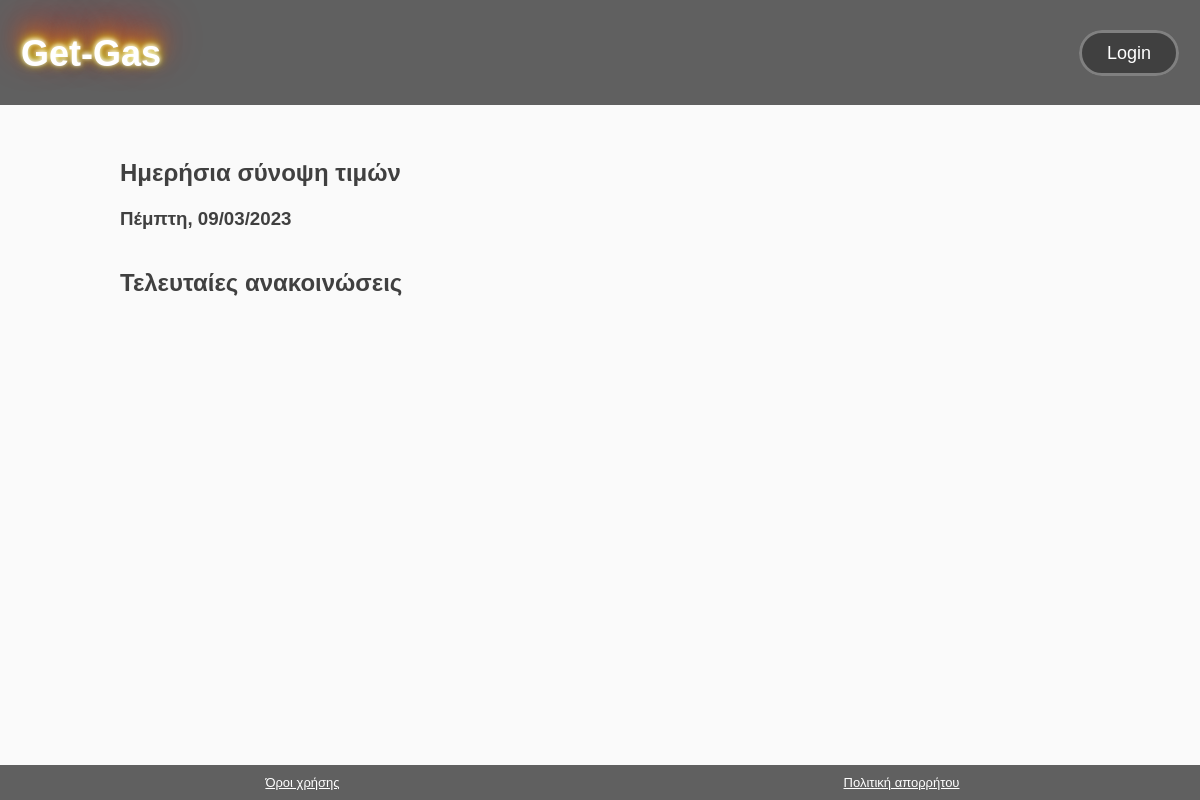
Before: /home/ with the older database file.
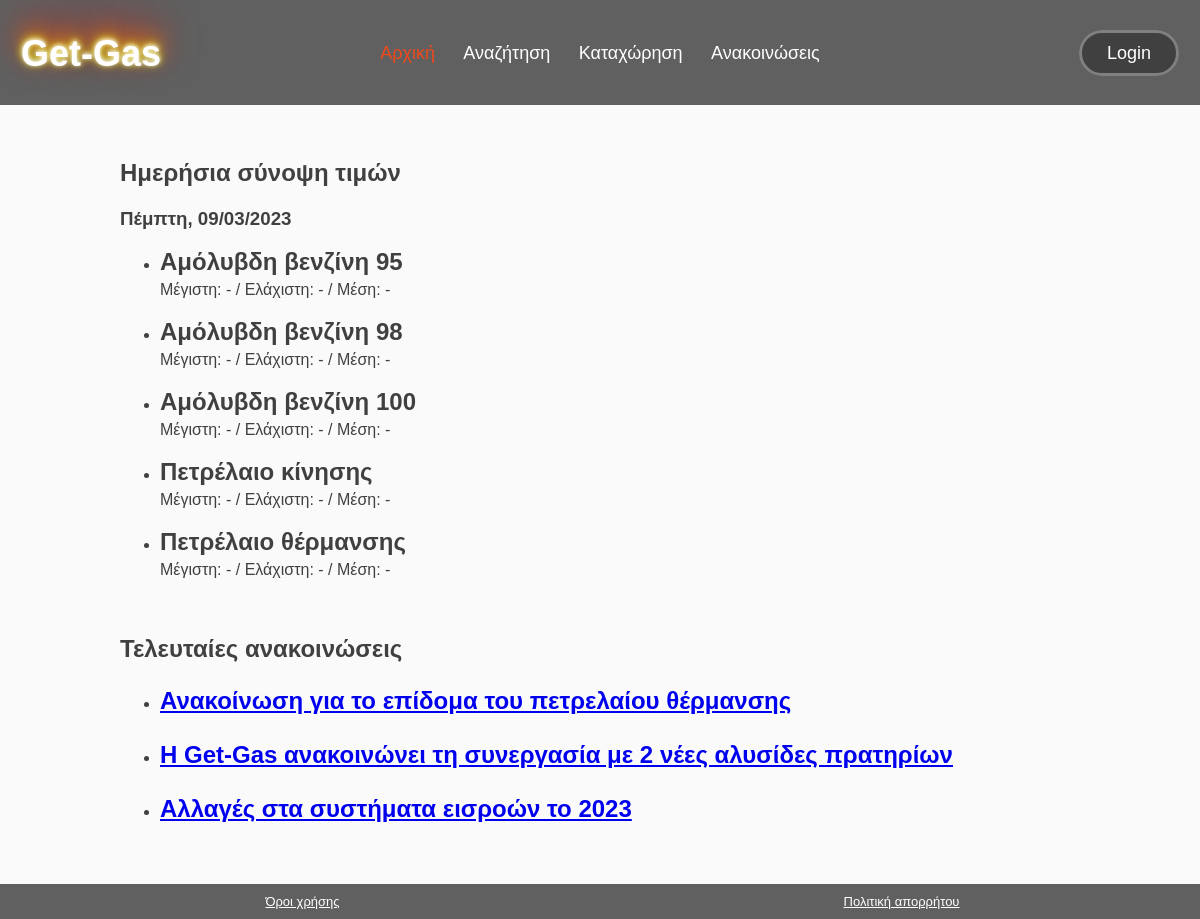
After: the same page with the newer database file.
### tables this page shows
CREATE TABLE IF NOT EXISTS `menu` (
  `id_menu` int NOT NULL AUTO_INCREMENT,
  `title_menu` varchar(255) NOT NULL,
  `controller_menu` varchar(255) NOT NULL,
  `menu_access` int NOT NULL,
  PRIMARY KEY (`id_menu`)
);

CREATE TABLE IF NOT EXISTS `kausimo` (
  `id_kausimou` int NOT NULL AUTO_INCREMENT,
  `tipos_kausimou` varchar(255) NOT NULL,
  PRIMARY KEY (`id_kausimou`)
);

CREATE TABLE IF NOT EXISTS `anakoinosis` (
  `id_anakoinosis` int NOT NULL AUTO_INCREMENT,
  `data_anakoinosis` date NOT NULL,
  `title_anakoinosis` varchar(255) NOT NULL,
  `text_anakoinosis` varchar(10000) NOT NULL,
  PRIMARY KEY (`id_anakoinosis`)
);

### app/Controllers/Home.php (called while the page is built, shortened)
<?php
    class Home {
        public function index($data = []) {
            $data['title'] = 'Κεντρική Σελιδα';
            $menu = new Menu;
            $data['menu-items'] = $menu->find_all_data_from_db();
            $kausimo = new Kausimo;
            $data['kausimo'] = $kausimo->find_all_data_from_db();
            $prosfores = new prosfores;
            $avg = $prosfores->get_avg_from_db('id_kausimou', 'price_prosforas', 'ending_date_prosforas');
            $min_max = $prosfores->get_min_and_max_from_db('id_kausimou', 'price_prosforas', 'ending_date_prosforas');
            $data['avg'] = $avg;
            $data['min_max'] = $min_max;
            $a = new Anakoinoseis;
            $data['anakoinoseis'] = $a->find_all_data_from_db();
            $this->view('home', $data);
        }
    }

### app/Core/App.php (called while the page is built, shortened)
<?php
    class App{
        private $method = 'index';
        public function __construct()
        {
            $url = $this->splitURL();
            $filename = "../app/Controllers/" . ucfirst($url[0]) . ".php";
            if (file_exists($filename)){
                unset($url[0]);
            }else {
                $this->controller = "_404";
                require "../app/Controllers/_404.php";
            }
            $controller = new $this->controller;
            call_user_func_array([$controller, $this->method], [$url]);
        }
        private function splitURL() {
            if (empty($_GET['url'])) {
                redirect('home');
            }else {
                $url = $_GET['url'];
                return (explode('/', filter_var(trim($url, "/"), FILTER_SANITIZE_URL)));
            }
        }
    }

### public/index.php (called while the page is built, shortened)
<?php
    $app = new App;

### app/Core/functions.php (called while the page is built, shortened)
<?php
    function check_if_current_page($m) {
        $current_page = basename($_SERVER['REQUEST_URI']);
        if ($current_page == $m) {
            return true;
        }
        return false;
    }
    function get_day_and_date(){
        $english_days = array('Sunday', 'Monday', 'Tuesday', 'Wednesday', 'Thursday', 'Friday', 'Saturday');
        $greek_days = array('Κυριακή', 'Δευτέρα', 'Τρίτη', 'Τεττάρτη', 'Πέμπτη', 'Παρασκευή', 'Σάββατο');
        $current_day = str_replace($english_days, $greek_days, date('l'));
        return $current_day . ", " . date("d/m/Y");
    }

### app/Core/Database.php (called while the page is built, shortened)
<?php
    trait Database {
        private $pdo;
        private function connect() {
            if (!$this->pdo) {
                try {
                    $string = "mysql:host=" . DB_HOST . ";dbname=" . DB_NAME;
                    $this->pdo = new PDO($string, DB_USER, DB_PASS);
                    $this->pdo->setAttribute(PDO::ATTR_ERRMODE, PDO::ERRMODE_EXCEPTION);
                } catch (PDOException $e) {
                    throw new Exception("Database connection failed: " . $e->getMessage());
                }
            }
            return $this->pdo;
        }
        public function query($query, $query_data = []) {
            $start_time = microtime(true);
            $con = $this->connect();
            try {
                $stm = $con->prepare($query);
                $check = $stm->execute($query_data);
                $result = $stm->fetchAll(PDO::FETCH_OBJ);
                return $result;
            } catch (PDOException $e) {
                throw new Exception("Query execution failed: " . $e->getMessage());
            } finally {
                $end_time = microtime(true);
                $execution_time = ($end_time - $start_time) * 1000;
                $log_message = $query . " [" . number_format($execution_time, 2) . " ms]";
                error_log($log_message);
            }
        }
    }

### app/Core/Model.php (called while the page is built, shortened)
<?php
    trait Model{
        public function find_all_data_from_db() {
            $query = "SELECT * FROM $this->db_table ORDER BY $this->order_col $this->order_type limit $this->limit offset $this->offset";
            return $this->query($query);
        }
    }

### app/Views/home.view.php (the view, shortened to what this page needs)
<section id="index-daily-prices">
    <div class="container">
        <h1>Ημερήσια σύνοψη τιμών</h1>
        <h3><?=get_day_and_date()?></h3>
        <ul>
            <?php for ($i=0; $i<count($data['kausimo']); $i++) : ?>
				<li>
					<h2><?=$data['kausimo'][$i]->tipos_kausimou?></h2>
                    <?php if (!empty($data['min_max'][$i])) : ?>
                        <p id="price-gas95">Μέγιστη: <?=$data['min_max'][$i]->max_price?> / Ελάχιστη: <?=$data['min_max'][$i]->min_price?> / Μέση: <?=number_format($data['avg'][$i]->avg, 2)?></p>
                    <?php else:?>
                        <p id="price-gas95">Μέγιστη: - / Ελάχιστη: - / Μέση: -</p>
                    <?php endif;?>
                </li>
			<?php endfor;?>
		</ul>
	</div>
</section>
<section id="index-latest-announcements" class="last-section-before-footer">
    <div class="container">
	    <h1>Τελευταίες ανακοινώσεις</h1>
        <ul>
            <?php for ($i=0; $i<count($data['anakoinoseis']); $i++) : ?>
                <li>
                    <h3><?=$data['anakoinoseis'][$i]->date_anakoinosis?></h3>
                    <h2><a href="announcements#<?=$data['anakoinoseis'][$i]->date_anakoinosis?>"><?=$data['anakoinoseis'][$i]->title_anakoinosis?></a></h2>
                </li>
            <?php endfor;?>
        </ul>
    </div>
</section>

### app/Core/Controller.php (shortened to what this page needs)
<?php
    trait Controller {
        public function view($view, $data = []){
            $header = "../app/Views/includes/header.php";
            $filename = "../app/Views/" . $view . ".view.php";
            $footer = "../app/Views/includes/footer.php";
            if (file_exists($header)) {
                require $header;
            }else {
                echo "not found";
            }
            if (file_exists($filename)){
                require $filename;
            }else {
                require "../app/Views/404.view.php";
            }
            if (file_exists($footer)) {
                require $footer;
            }else {
                echo "not found";
            }
        }
    }

### app/Views/includes/header.php (shortened to what this page needs)
<!DOCTYPE html>
<html>
	<head>
		<link rel="stylesheet" type="text/css" href="<?=ROOT?>/assets/css/style.css">
	</head>
	<body>
		<header id="main-header">
			<table id="logo-nav-login">
				<tbody>
					<tr>
						<td>
							<h1 id="branding"><a href="<?=URL?>home">Get-Gas</a></h1>
						</td>
						<td>
							<nav>
								<ul>
									<?php
										for ($i=0; $i<count($data['menu-items']); $i++) {
											if (check_if_current_page($data['menu-items'][$i]->controller_menu)) : ?>
												<li class="current"><a href="<?=URL?><?=$data['menu-items'][$i]->controller_menu?>"><?=$data['menu-items'][$i]->title_menu?></a></li>
											<?php else :?>
												<li><a href="<?=URL?><?=$data['menu-items'][$i]->controller_menu?>"><?=$data['menu-items'][$i]->title_menu?></a></li>
											<?php endif;?>
										<?php
										}
									?>
								</ul>
							</nav>
						</td>
						<td>
							<?php if (!empty($_SESSION['user_data'])) : ?>
								<span id="login"><a class="button" href="<?=URL?>logout">Logout</a></span>
							<?php else :?>
								<span id="login"><a class="button" href="<?=URL?>login">Login</a></span>
							<?php endif ;?>
						</td>
					</tr>
				</tbody>
			</table>
		</header>

### app/Views/includes/footer.php (shortened to what this page needs)
<footer id="main-footer">
			<table>
				<tr>
					<td>
						<a href="files/terms_of_use.pdf" target="_blank">Όροι χρήσης</a>
					</td>
					<td>
						<a href="files/privacy_policy.pdf" target="_blank">Πολιτική απορρήτου</a>
					</td>
				</tr>
			</table>
		</footer>
	</body>
</html>

### public/assets/css/style.css (style rules this page uses)
body { background-color: #fafafa; color: #404040; font-family: Arial, Helvetica, sans-serif; font-size: 16px; line-height: 1.6em; margin: 0px; padding: 0px; }
.container { width: 80%; margin: auto; overflow: hidden; }
.button { text-decoration: none; color: white; background-color: #404040; padding: 10px 25px; border: 3px; border-color: gray; border-style: solid; border-radius: 30px; }
.last-section-before-footer { margin-bottom: 60px; }
#main-header { padding-top: 1em; padding-bottom: 0.8em; overflow: hidden; background-color: #606060; color: white; margin-bottom: 10px }
#logo-nav-login { width: 100%; text-align: center; border-collapse: collapse; }
#logo-nav-login tbody td:nth-child(1) { text-align: left; width: 20%; min-width: 164px; }
#logo-nav-login tbody td:nth-child(2) { text-align: center; width: 60%; }
#logo-nav-login tbody td:nth-child(3) { text-align: right; width: 20%; }
#branding { padding-left: 20px; font-size: 36px; text-shadow: 0 -1px 4px #ffffff, 0 -2px 10px #ffff00, 0 -10px 20px #ff8000, 0 -18px 40px #ff0000; }
#branding a { color: white; text-decoration: none; }
#main-header nav ul { margin: 0px; padding: 0px; }
#main-header li { display: inline; padding-left: 12px; padding-right: 12px; }
#main-header nav a { color: white; text-decoration: none; font-size: 18px; }
#main-header .current a { color: #f0491b; }
#main-header #login { padding-top: 0em; float: right; padding-right: 20px; font-size: 18px; }
#main-footer { position: fixed; bottom: 0px; width: 100%; background-color: #606060; padding: 2px; line-height: 1em; padding-top: 6px; padding-bottom: 6px; }
#main-footer table { width: 100%; text-align: center; }
#main-footer td { text-align: center; width: 50%; }
#main-footer a { color: white; font-size: 13px; }
#index-daily-prices ul h2 { margin: 0px; padding: 0px 0px 8px 0px; line-height: 1em; }
#index-daily-prices ul p { margin: 0px; padding: 0px 0px 22px 0px; line-height: 1em; }
#index-latest-announcements ul li h3 { margin: 0px; padding: 0px 0px 8px 0px; line-height: 1em; }
#index-latest-announcements ul li h2 { margin: 0px; padding: 0px 0px 22px 0px; line-height: 1em; }

Changed rows visible on the page:
added menu: title_menu "Αρχική"
added menu: title_menu "Αναζήτηση"
added menu: title_menu "Καταχώρηση"
added menu: title_menu "Ανακοινώσεις"
added kausimo: tipos_kausimou "Αμόλυβδη βενζίνη 95"
added kausimo: tipos_kausimou "Αμόλυβδη βενζίνη 98"
added kausimo: tipos_kausimou "Αμόλυβδη βενζίνη 100"
added kausimo: tipos_kausimou "Πετρέλαιο κίνησης"
added kausimo: tipos_kausimou "Πετρέλαιο θέρμανσης"
added anakoinosis: title_anakoinosis "Ανακοίνωση για το επίδομα του πετρελαίου θέρμανσης"
added anakoinosis: title_anakoinosis "Η Get-Gas ανακοινώνει τη συνεργασία με 2 νέες αλυσίδες πρατηρίων"
added anakoinosis: title_anakoinosis "Αλλαγές στα συστήματα εισροών το 2023"
